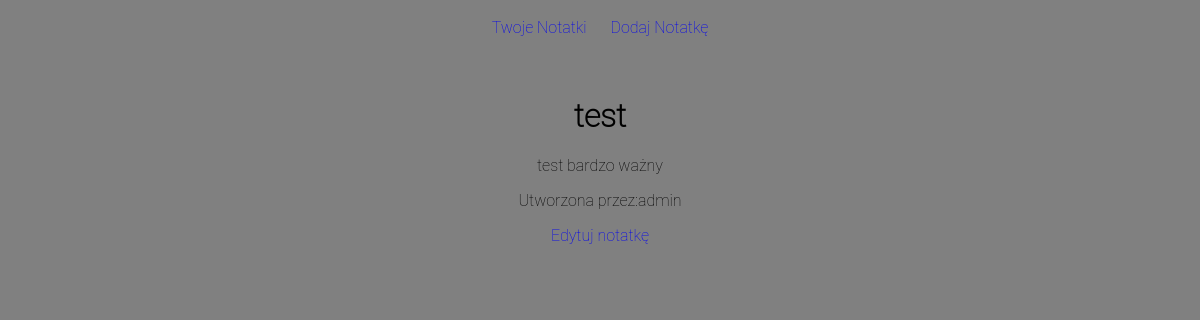
The app's page /note/1/, older data.
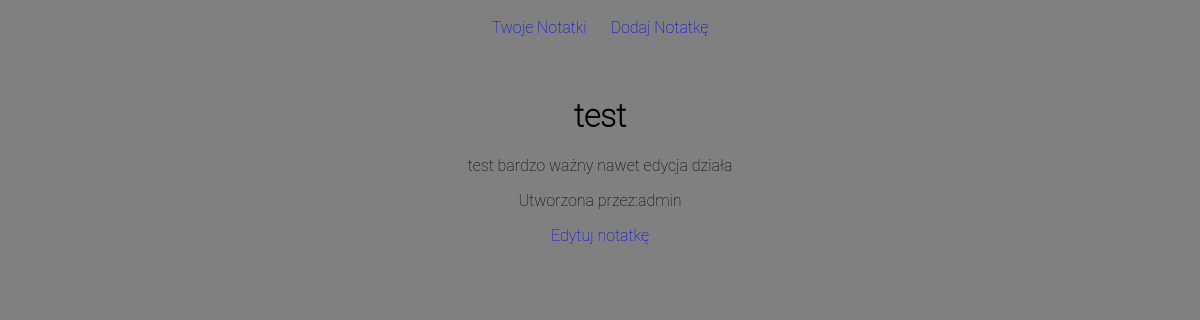
The same page, newer data.
### notesApp/models.py (models this page shows, shortened)
class Note(models.Model):
    title = models.CharField(max_length=250)
    content = models.TextField()
    creation_date = models.DateTimeField(auto_now_add=True)
    author = models.ForeignKey(User, on_delete=models.CASCADE)

### notesApp/views.py (the view)
# urls.py: path('note/<int:pk>/',views.note_detail, name="note_detail"),
def note_detail(request, pk):
    note = get_object_or_404(Note, pk=pk)
    return render(request, 'notes/note_detail.html', {'note': note})

### notesApp/templates/notes/note_detail.html (shortened to what this page needs)
{% extends 'base.html' %}
{% block content %}
    <h1>{{ note.title }}</h1>
    <p>{{ note.content }}</p>
    <p>Utworzona przez:{{ note.author }}</p>
    <p><a href="{% url 'notesApp:note_edit' pk=note.pk %}">Edytuj notatkę</a></p>
{% endblock %}

Row changes from the older to the newer data that the page shows:
changed Note "test": content "test bardzo ważny" → "test bardzo ważny nawet edycja działa"
